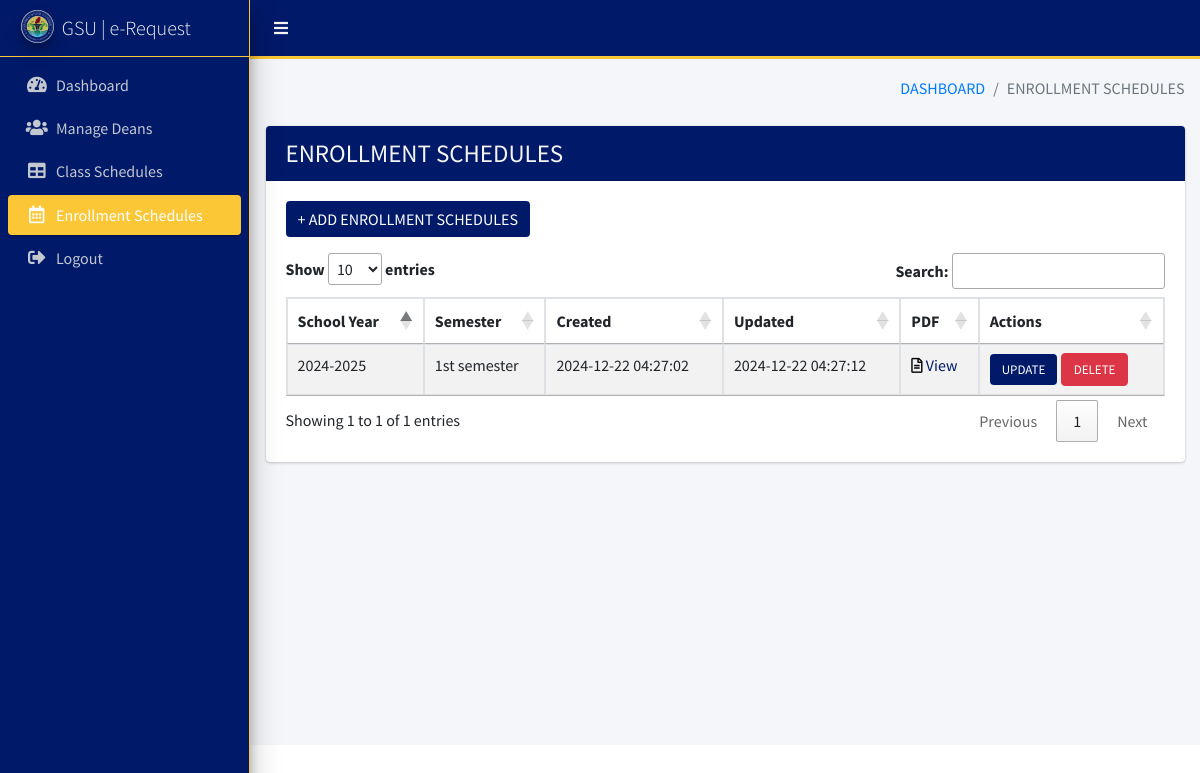
Page /deans/enrollment_schedules.php (signed in) on the committed database.
### tables this page shows
CREATE TABLE `tbl_deans_users_issuance` (
  `id` int(11) NOT NULL,
  `deans_id` int(11) UNSIGNED NOT NULL,
  `school_year` varchar(20) DEFAULT NULL,
  `semester` varchar(50) DEFAULT NULL,
  `schedule_upload` varchar(255) DEFAULT NULL,
  `created_at` timestamp NOT NULL DEFAULT current_timestamp(),
  `updated_at` timestamp NOT NULL DEFAULT current_timestamp() ON UPDATE current_timestamp()
);

### deans/enrollment_schedules.php (the view, shortened to what this page needs)
<?php
include '../database/connection.php';
$get_enrollment_schedules = "SELECT * FROM `tbl_deans_users_issuance`";
$stmt_get_enrollment_schedules = $conn->query($get_enrollment_schedules);
$enrollment_schedule = $stmt_get_enrollment_schedules->fetchAll(PDO::FETCH_ASSOC);
?>
<!DOCTYPE html>
<html>
<head>
    <link rel="stylesheet" href="../public/plugins/fontawesome-free/css/all.min.css">
    <link rel="stylesheet" href="https://code.ionicframework.com/ionicons/2.0.1/css/ionicons.min.css">
    <link rel="stylesheet" href="https://cdn.datatables.net/1.13.1/css/jquery.dataTables.min.css">
    <link rel="stylesheet" href="https://cdn.datatables.net/responsive/2.4.0/css/responsive.dataTables.min.css">
    <link rel="stylesheet" href="../public/plugins/sweetalert2-theme-bootstrap-4/bootstrap-4.min.css">
    <link rel="stylesheet" href="../public/plugins/toastr/toastr.min.css">
    <link rel="stylesheet" href="../public/plugins/tempusdominus-bootstrap-4/css/tempusdominus-bootstrap-4.min.css">
    <link rel="stylesheet" href="../public/plugins/icheck-bootstrap/icheck-bootstrap.min.css">
    <link rel="stylesheet" href="../public/plugins/jqvmap/jqvmap.min.css">
    <link rel="stylesheet" href="../public/dist/css/adminlte.min.css">
    <link rel="stylesheet" href="../public/plugins/overlayScrollbars/css/OverlayScrollbars.min.css">
    <link rel="stylesheet" href="../public/plugins/daterangepicker/daterangepicker.css">
    <link rel="stylesheet" href="../public/plugins/summernote/summernote-bs4.css">
</head>
<body class="hold-transition sidebar-mini layout-fixed">
    <div class="wrapper">
        <nav style="background-color: #001968 !important; border-bottom: 3px solid #FCC737;" class="main-header navbar navbar-expand navbar-white navbar-light">
            <ul class="navbar-nav">
                <li class="nav-item">
                    <a class="nav-link" style="color: whitesmoke !important;" data-widget="pushmenu" href="#"><i class="fas fa-bars"></i></a>
                </li>
            </ul>
        </nav>
        <aside class="main-sidebar sidebar-dark-primary elevation-4">
            <a style="background-color: #001968 !important; border-right: 1px solid #FCC737; border-bottom: 1px solid #FCC737;" href="dashboard.php" class="brand-link">
                <img src="images/gsu-logo.jpg" alt="AdminLTE Logo" class="brand-image img-circle elevation-3"
                    style="opacity: .8">
                <span class="brand-text font-weight-light" style="color: whitesmoke !important;">GSU | e-Request</span>
            </a>
            <div style="background-color: #001968 !important; border-right: 1px solid #FCC737;" class="sidebar">
                <nav class="mt-2">
                    <ul class="nav nav-pills nav-sidebar flex-column" data-widget="treeview" role="menu" data-accordion="false">
                        <li class="nav-item">
                            <a href="dashboard.php" class="nav-link">
                                <i class="nav-icon fas fa-tachometer-alt"></i>
                                <p>
                                    Dashboard
                                </p>
                            </a>
                        </li>
                        <li class="nav-item">
                            <a href="manage_deans.php" class="nav-link">
                                <i class="nav-icon fas fa-users"></i>
                                <p>
                                    Manage Deans
                                </p>
                            </a>
                        </li>
                        <li class="nav-item">
                            <a href="class_schedules.php" class="nav-link">
                                <i class="nav-icon fas fa-table"></i>
                                <p>
                                    Class Schedules
                                </p>
                            </a>
                        </li>
                        <li class="nav-item">
                            <a href="enrollment_schedules.php" class="nav-link active">
                                <i class="nav-icon far fa-calendar-alt"></i>
                                <p>
                                    Enrollment Schedules
                                </p>
                            </a>
                        </li>
                        <li class="nav-item">
                            <a href="logout.php" class="nav-link">
                                <i class="nav-icon fas fa-sign-out-alt"></i>
                                <p>
                                    Logout
                                </p>
                            </a>
                        </li>
                    </ul>
                </nav>
            </div>
        </aside>
        <div class="content-wrapper">
            <div class="content-header">
                <div class="container-fluid">
                    <div class="row mb-2">
                        <div class="col-sm-6">
                        </div>
                        <div class="col-sm-6">
                            <ol class="breadcrumb float-sm-right">
                                <li class="breadcrumb-item"><a href="dashboard.php">DASHBOARD</a></li>
                                <li class="breadcrumb-item active">ENROLLMENT SCHEDULES</li>
                            </ol>
                        </div>
                    </div>
                </div>
            </div>
            <section class="content">
                <div class="container-fluid">
                    <div class="row">
                        <div class="col-12">
                            <div class="card">
                                <div style="background-color: #001968 !important; color: whitesmoke !important" class="card-header">
                                    <h3 class="card-title" style="font-size: 25px;">ENROLLMENT SCHEDULES</h3>
                                </div>
                                <div class="card-body">
                                    <button onclick="window.location.href='add_issuance_schedules.php';" class="btn btn-primary mb-3">+ ADD ENROLLMENT SCHEDULES</button>
                                    <table id="myTable" class="table table-bordered table-striped">
                                        <thead>
                                            <tr>
                                                <th>School Year</th>
                                                <th>Semester</th>
                                                <th>Created</th>
                                                <th>Updated</th>
                                                <th>PDF</th>
                                                <th>Actions</th>
                                            </tr>
                                        </thead>
                                        <tbody>
                                            <?php foreach ($enrollment_schedule as $enrollment_schedules): ?>
                                                <tr>
                                                    <td><?php echo $enrollment_schedules['school_year'] ?></td>
                                                    <td><?php echo $enrollment_schedules['semester'] ?></td>
                                                    <td><?php echo $enrollment_schedules['created_at'] ?></td>
                                                    <td><?php echo $enrollment_schedules['updated_at'] ?></td>
                                                    <td>
                                                        <?php
                                                        $file_extension = strtolower(pathinfo($enrollment_schedules['schedule_upload'], PATHINFO_EXTENSION));
                                                        $file_path = '../assets/uploads/enrollment_schedules/' . $enrollment_schedules['schedule_upload'];
                                                        if ($file_extension == 'pdf') {
                                                            echo '<a style="color: #001968 " href="' . $file_path . '" target="_blank">
                                                                <i class="far fa-file-alt" style="font-size: 15px; color: black;"></i> View
                                                            </a>';
                                                        } else {
                                                            echo 'Unsupported file type';
                                                        }
                                                        ?>
                                                    </td>
                                                    <td>
                                                        <a href="edit_issuance_schedules.php?id=<?php echo $enrollment_schedules['id'] ?>" class="btn btn-warning text-white" style="font-size: 13px; background-color: #001968; border: none;">UPDATE</a>
                                                        <a style="font-size: 13px;" class="btn btn-danger" href="delete_issuance_schedule.php?id=<?php echo $enrollment_schedules['id']; ?>" onclick="return confirm('Are you sure you want to delete this?');">
                                                            DELETE
                                                        </a>
                                                    </td>
                                                </tr>
                                            <?php endforeach ?>
                                        </tbody>
                                    </table>
                                </div>
                            </div>
                        </div>
                    </div>
                </div>
            </section>
        </div>
    </div>
</body>
</html>

### deans/enrollment_schedules.php (style rules this page uses)
.nav-link.active { background-color: #FCC737 !important; }
.btn.btn-primary { background-color: #001968 !important; border: #001968; }

### rows in the picture
tbl_deans_users_issuance: school_year "2024-2025", semester "1st semester", created_at "2024-12-22 04:27:02", updated_at "2024-12-22 04:27:12"
